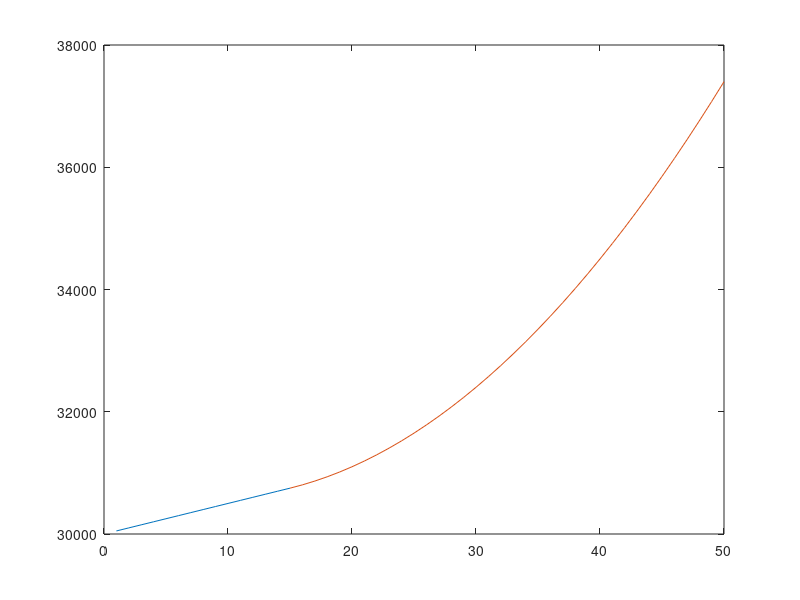
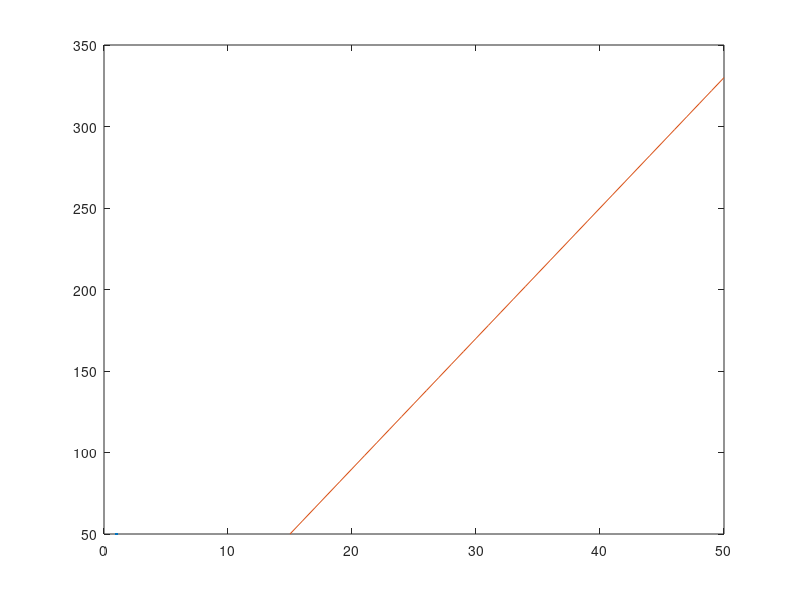

Write MATLAB code to recreate these figures, in order.
clear all
close all
clf

%primeira parte


x0 = 30000
v0 = 50
a = 8

t = linspace(1,50,50);
%x(t) = x(1) + v0*(t-1)
x = x0 +v0*t;
x1 = x0 + v0*(linspace(1,15,15));
x2 = x0+v0*15 + v0*(linspace(15,50,36) -15)+ 0.5*a*(linspace(15,50,36) - 15).^2;


%t = linspace(15,50,37);
t= linspace(15,50,36);
y = x0 +v0*t +0.5*a*t.^2 -x(t) + 30000;



plot(linspace(1,15,15),x1)
hold on
plot(linspace(15,50,36),x2)






%plot(linspace(1,50,50),x(1:50)/1000)
%hold on
%p =plot(14,31.534,'ok','markerfacecolor','k');
%axis([1 50])

%set(gcf, "position", [300,100,1000,100])
v1 = v0
v2=v0 + a*(linspace(15,50,36)-15);


figure()


plot(v1)
hold on
plot(linspace(15,50,36),v2)